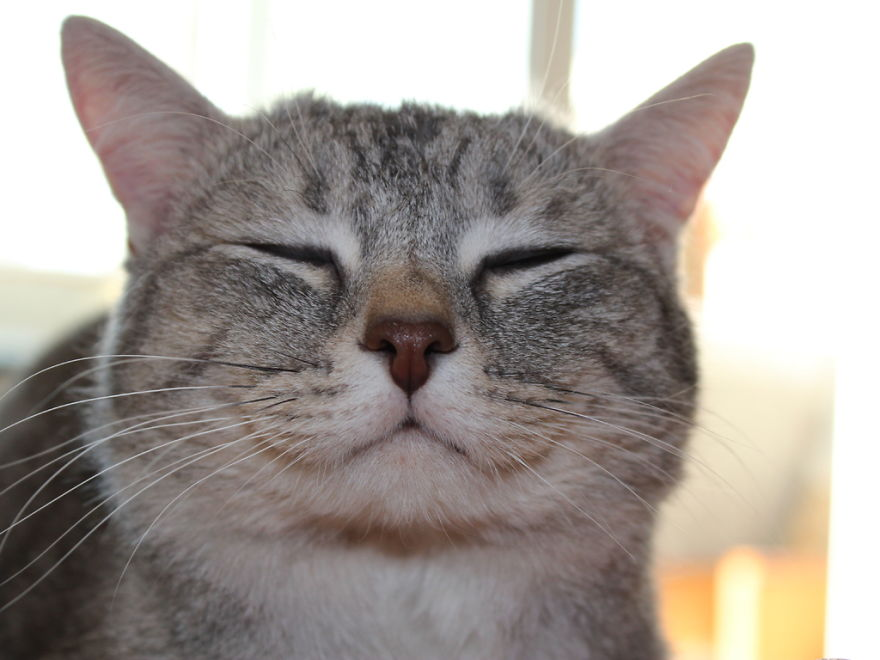
#> input picture python/basic/picture.jpg, 880 x 660 px
$ python threshold_image.py
#> lines starting #> are read from the running program, lines starting #| are printed output that depends on the picture; after the words box and inside, x2 and y2 are one past the last pixel; in counts of white or black regions, pixels touching at a corner belong together
import cv2

# read your picture and store into variable "frame"
frame = cv2.imread('picture.jpg')
#> frame is the input picture: shape (660, 880, 3); mean B, G, R 151.5, 157.1, 164.9

# Converting the image to greyscale.
img = cv2.cvtColor(frame, cv2.COLOR_BGR2GRAY)
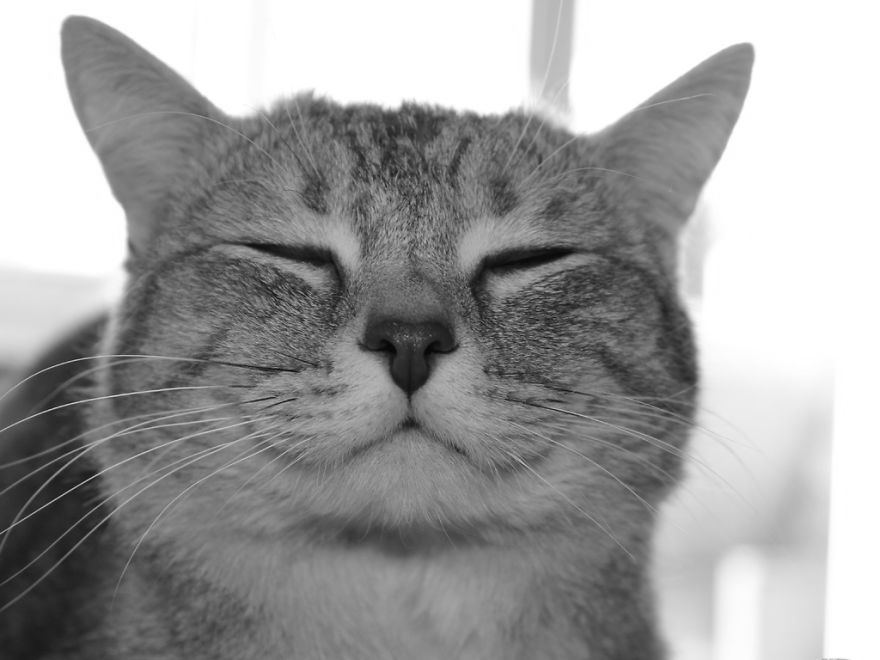
#> img: shape (660, 880); min 5, max 255, mean 158.8

# Applying different thresholding techniques on the input image with 100 as a threshold value.

# cv2.THRESH_BINARY: If pixel intensity is greater than the set threshold, value set to 255, else set to 0 (black).
# cv2.THRESH_BINARY_INV: Inverted or Opposite case of cv2.THRESH_BINARY.
# cv.THRESH_TRUNC: If pixel intensity value is greater than threshold, it is truncated to the threshold. The pixel values are set to be the same as the threshold. All other values remain the same.
# cv.THRESH_TOZERO: Pixel intensity is set to 0, for all the pixels intensity, less than the threshold value.
# cv.THRESH_TOZERO_INV: Inverted or Opposite case of cv2.THRESH_TOZERO.
ret, thresh1 = cv2.threshold(img, 100, 255, cv2.THRESH_BINARY)
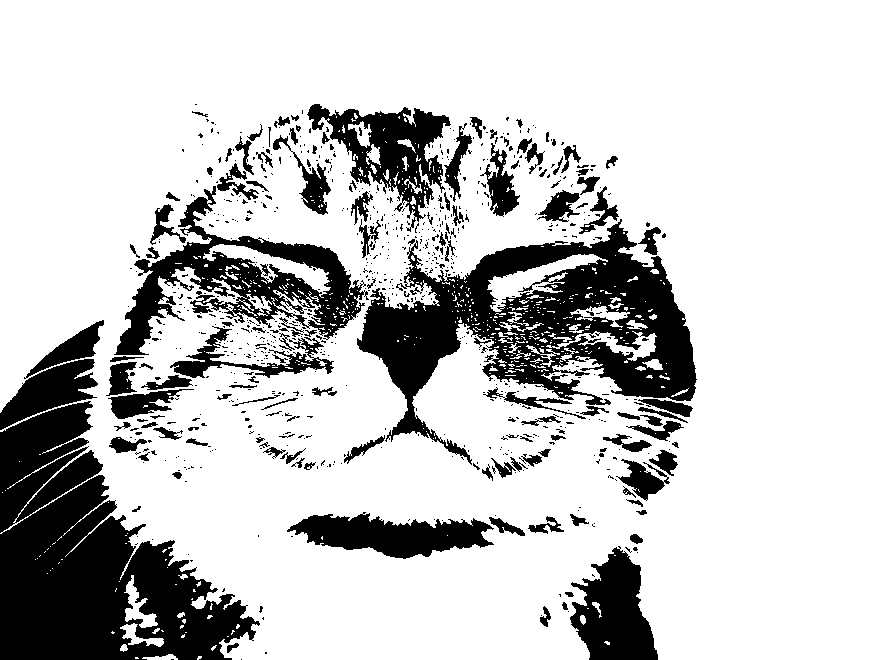
#> thresh1: shape (660, 880); 78.2% white; 791 black regions (651 under 20 px), largest, box (x1, y1, x2, y2) and area: (0, 401, 260, 660) 36252, (357, 219, 697, 465) 31299, (114, 186, 369, 355) 12316
ret, thresh2 = cv2.threshold(img, 100, 255, cv2.THRESH_BINARY_INV)
ret, thresh3 = cv2.threshold(img, 100, 255, cv2.THRESH_TRUNC)
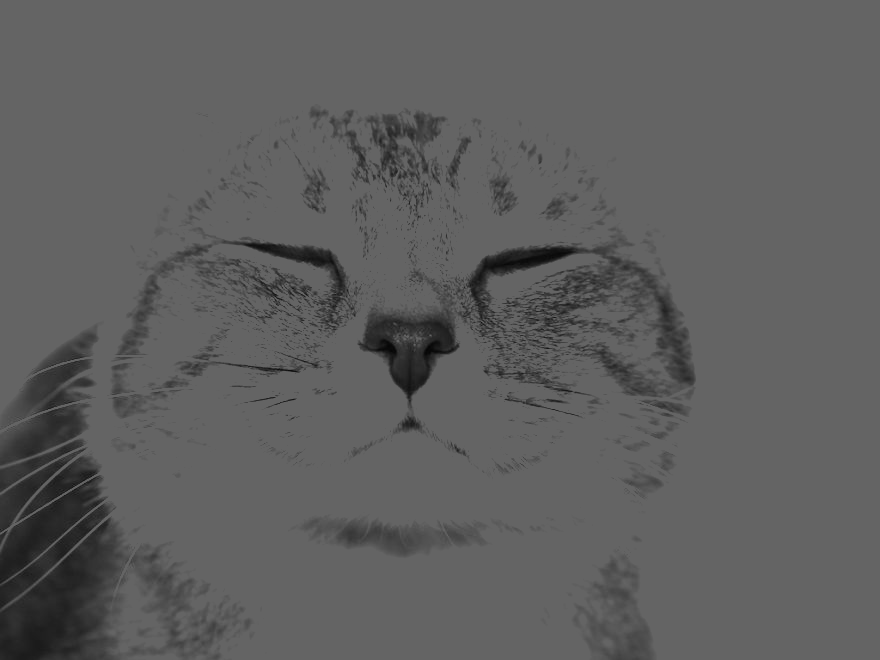
#> thresh3: shape (660, 880); min 5, max 100, mean 94.2
ret, thresh4 = cv2.threshold(img, 100, 255, cv2.THRESH_TOZERO)
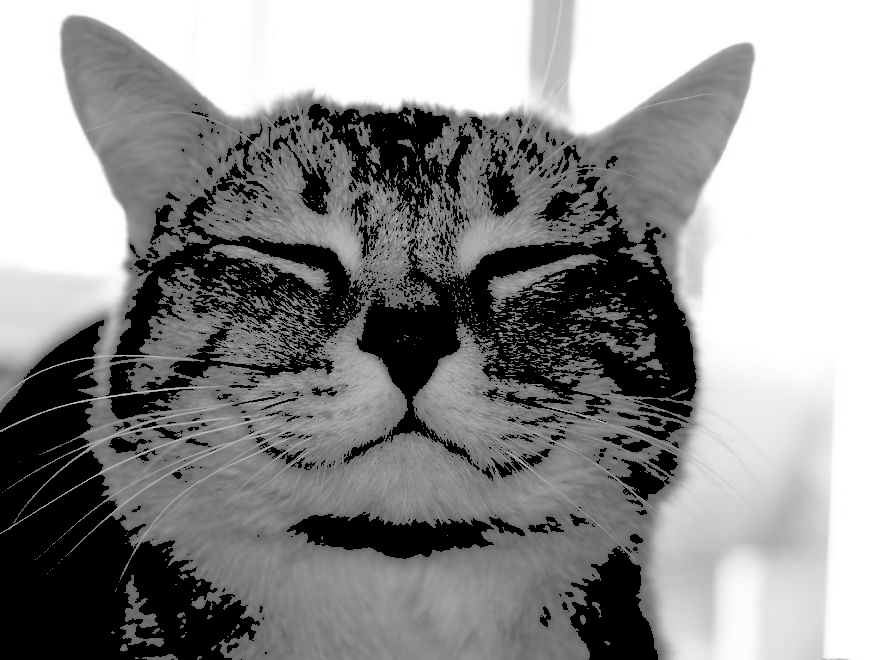
#> thresh4: shape (660, 880); min 0, max 255, mean 142.8
ret, thresh5 = cv2.threshold(img, 100, 255, cv2.THRESH_TOZERO_INV)
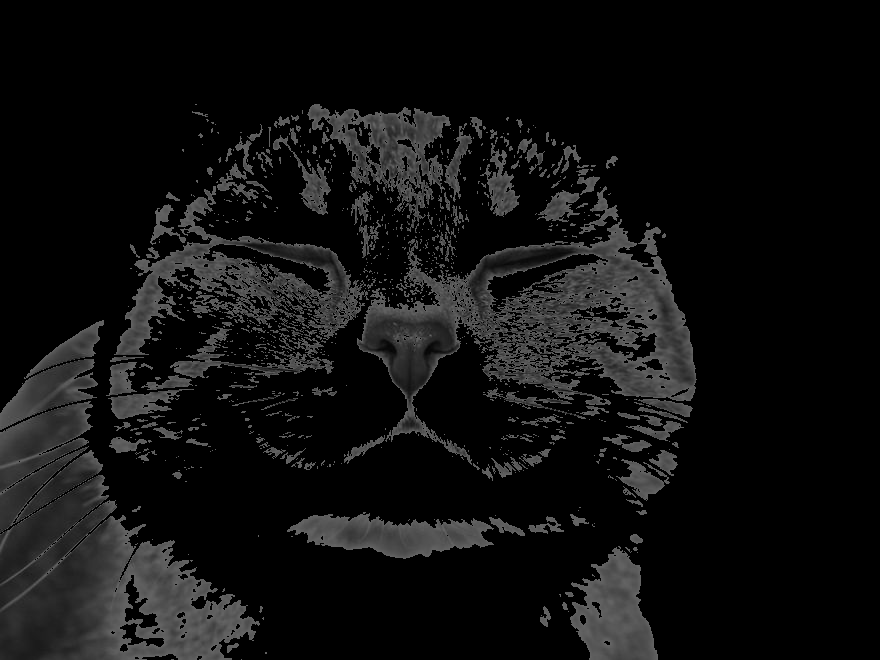
#> thresh5: shape (660, 880); min 0, max 100, mean 16

# The window showing output images with the corresponding thresholding techniques applied to the input images .
cv2.imshow('Threshold Binary', thresh1)
cv2.imshow('Threshold Binary Inverted', thresh2)
cv2.imshow('Truncated Threshold', thresh3)
cv2.imshow('Set to 0', thresh4)
cv2.imshow('Set to 0 Inverted', thresh5)

# Destroy windows on keypress
print("Press any key to close the windows")
cv2.waitKey(0)
cv2.destroyAllWindows()
